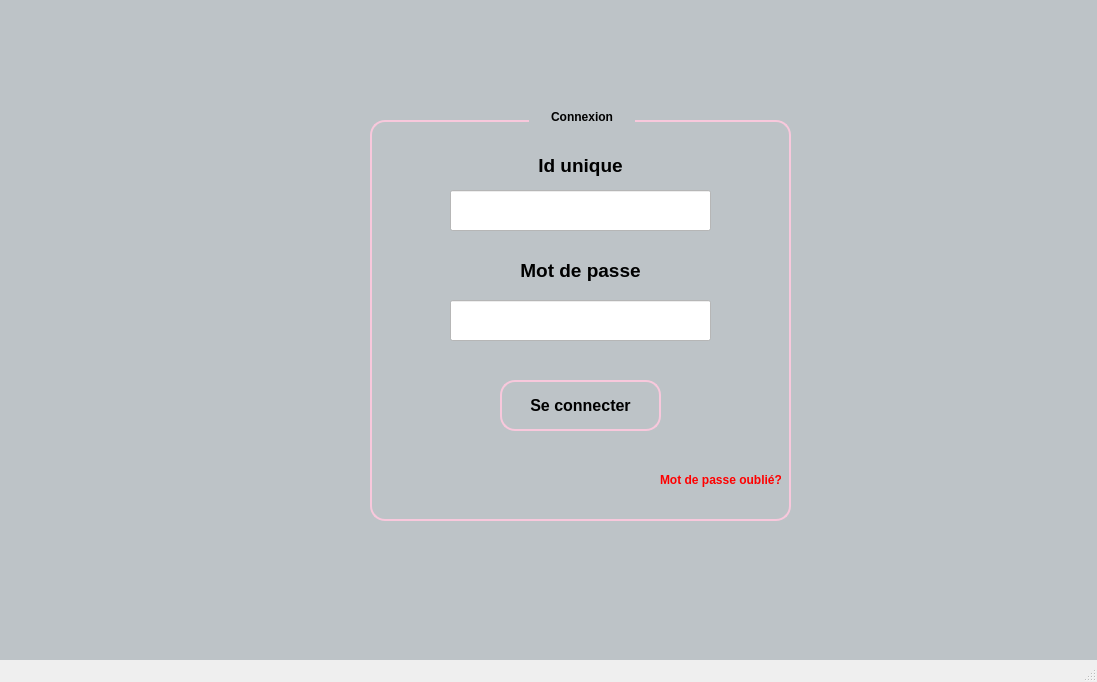
<?xml version="1.0" encoding="UTF-8"?>
<ui version="4.0">
 <class>Login</class>
 <widget class="QMainWindow" name="Login">
  <property name="geometry">
   <rect>
    <x>0</x>
    <y>0</y>
    <width>1097</width>
    <height>682</height>
   </rect>
  </property>
  <property name="windowTitle">
   <string>Login</string>
  </property>
  <widget class="QWidget" name="centralwidget">
   <widget class="QWidget" name="widget" native="true">
    <property name="geometry">
     <rect>
      <x>-130</x>
      <y>-10</y>
      <width>1251</width>
      <height>721</height>
     </rect>
    </property>
    <property name="styleSheet">
     <string notr="true">background-color: rgb(189, 195, 199);</string>
    </property>
    <widget class="QGroupBox" name="groupBox">
     <property name="geometry">
      <rect>
       <x>500</x>
       <y>110</y>
       <width>421</width>
       <height>421</height>
      </rect>
     </property>
     <property name="styleSheet">
      <string notr="true">QGroupBox {
    border: 2px solid #F8C8DC;
    border-radius: 15px;
    margin-top: 20px;
    background: qlineargradient(spread:pad,
                                x1:0, y1:0,
                                x2:1, y2:0,
                                stop:0 #F8C8DC,
                                stop:1 #BDC3C7);
    color: white;
    font-weight: bold;
    padding: 15px;
}

QGroupBox::title {
    subcontrol-origin: margin;
    subcontrol-position: top centre; 
    padding: 10px 20px; 
    border-radius: 15px; 
    background: qlineargradient(spread:pad,
                                x1:0, y1:0,
                                x2:1, y2:0,
                                stop:0 #F8C8DC,
                                stop:1 #BDC3C7);
    color: black; 
    font-size: 20px; 
    font-weight: bold;
}</string>
     </property>
     <property name="title">
      <string>Connexion</string>
     </property>
     <widget class="QLineEdit" name="id">
      <property name="geometry">
       <rect>
        <x>80</x>
        <y>90</y>
        <width>261</width>
        <height>41</height>
       </rect>
      </property>
      <property name="styleSheet">
       <string notr="true">background-color: rgb(255, 255, 255);
color:black;</string>
      </property>
     </widget>
     <widget class="QLineEdit" name="mdp">
      <property name="geometry">
       <rect>
        <x>80</x>
        <y>200</y>
        <width>261</width>
        <height>41</height>
       </rect>
      </property>
      <property name="styleSheet">
       <string notr="true">background-color: rgb(255, 255, 255);
color:black;</string>
      </property>
      <property name="echoMode">
       <enum>QLineEdit::EchoMode::Password</enum>
      </property>
     </widget>
     <widget class="QLabel" name="label">
      <property name="geometry">
       <rect>
        <x>150</x>
        <y>50</y>
        <width>121</width>
        <height>31</height>
       </rect>
      </property>
      <property name="styleSheet">
       <string notr="true">background-color:transparent;




</string>
      </property>
      <property name="text">
       <string>&lt;html&gt;&lt;head/&gt;&lt;body&gt;&lt;p align=&quot;center&quot;&gt;&lt;span style=&quot; font-size:14pt; font-weight:700; color:#000000;&quot;&gt;Id unique&lt;/span&gt;&lt;/p&gt;&lt;/body&gt;&lt;/html&gt;</string>
      </property>
     </widget>
     <widget class="QLabel" name="label_2">
      <property name="geometry">
       <rect>
        <x>140</x>
        <y>150</y>
        <width>141</width>
        <height>41</height>
       </rect>
      </property>
      <property name="styleSheet">
       <string notr="true">background-color:transparent;</string>
      </property>
      <property name="text">
       <string>&lt;html&gt;&lt;head/&gt;&lt;body&gt;&lt;p align=&quot;center&quot;&gt;&lt;span style=&quot; font-size:14pt; font-weight:700; color:#000000;&quot;&gt;Mot de passe&lt;/span&gt;&lt;/p&gt;&lt;/body&gt;&lt;/html&gt;</string>
      </property>
     </widget>
     <widget class="QPushButton" name="connect">
      <property name="geometry">
       <rect>
        <x>130</x>
        <y>280</y>
        <width>161</width>
        <height>51</height>
       </rect>
      </property>
      <property name="styleSheet">
       <string notr="true">QPushButton {
    border: 2px solid #F8C8DC;
    border-radius: 15px;
    background: qlineargradient(
                    spread:pad,
                    x1:0, y1:0,
                    x2:1, y2:0,
                    stop:0 #F8C8DC,
                    stop:1 #BDC3C7);
    color: black;
    font-weight: bold;
    padding: 10px 20px;
    font-size: 16px;
}

QPushButton:hover {
    background: qlineargradient(
                    spread:pad,
                    x1:0, y1:0,
                    x2:1, y2:0,
                    stop:0 #F5B0C5,
                    stop:1 #AAB3B6);
}

QPushButton:pressed {
    background: qlineargradient(
                    spread:pad,
                    x1:0, y1:0,
                    x2:1, y2:0,
                    stop:0 #E89DB6,
                    stop:1 #9AA3A6);
}
</string>
      </property>
      <property name="text">
       <string>Se connecter</string>
      </property>
      <property name="autoDefault">
       <bool>true</bool>
      </property>
      <property name="default">
       <bool>true</bool>
      </property>
     </widget>
     <widget class="QLabel" name="label_3">
      <property name="geometry">
       <rect>
        <x>290</x>
        <y>370</y>
        <width>121</width>
        <height>21</height>
       </rect>
      </property>
      <property name="styleSheet">
       <string notr="true">background-color:transparent;</string>
      </property>
      <property name="text">
       <string>&lt;html&gt;&lt;head/&gt;&lt;body&gt;&lt;p&gt;&lt;span style=&quot; font-weight:700; color:#ff0000;&quot;&gt;Mot de passe oublié?&lt;/span&gt;&lt;/p&gt;&lt;/body&gt;&lt;/html&gt;</string>
      </property>
     </widget>
    </widget>
   </widget>
  </widget>
  <widget class="QMenuBar" name="menubar">
   <property name="geometry">
    <rect>
     <x>0</x>
     <y>0</y>
     <width>1097</width>
     <height>22</height>
    </rect>
   </property>
  </widget>
  <widget class="QStatusBar" name="statusbar"/>
 </widget>
 <resources/>
 <connections/>
</ui>
